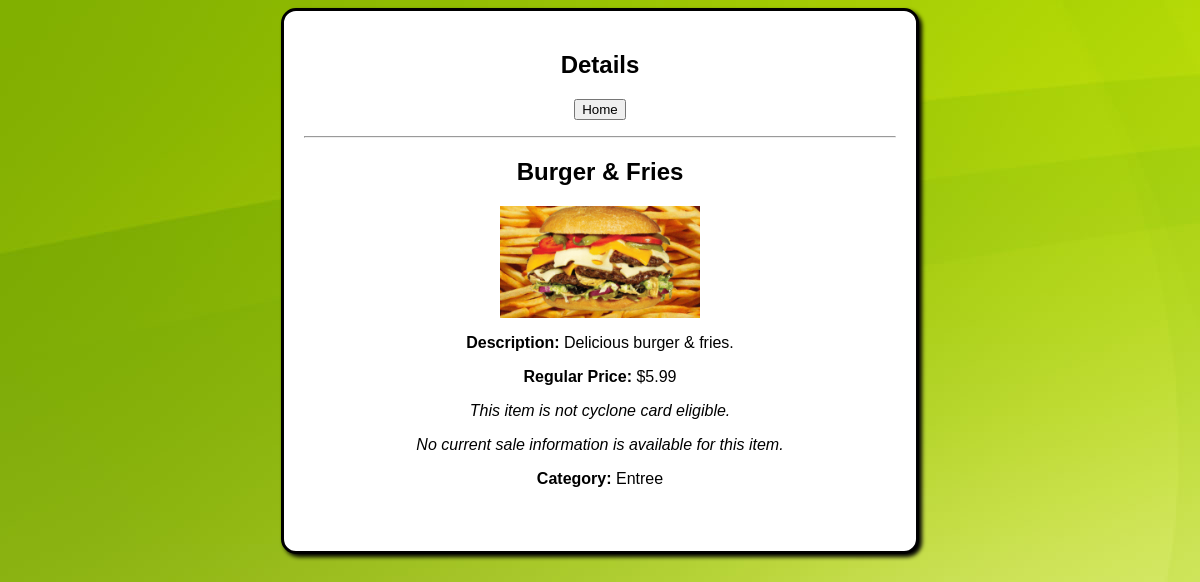
The app's page /food_item_details.php?id=32 with its own data.
### tables this page shows
CREATE TABLE IF NOT EXISTS `food` (
  `food_id` int(8) NOT NULL AUTO_INCREMENT,
  `food_name` varchar(125) NOT NULL,
  `food_description` varchar(250) DEFAULT NULL,
  `regular_price` float NOT NULL,
  `sale_price` float DEFAULT NULL,
  `sale_start_date` date DEFAULT NULL,
  `sale_end_date` date DEFAULT NULL,
  `on_sale` int(1) NOT NULL,
  `category_id` int(8) NOT NULL,
  `pic` varchar(250) NOT NULL,
  `cyclone_card_item` tinyint(1) NOT NULL,
  `cyclone_card_price` float DEFAULT NULL,
  PRIMARY KEY (`food_id`)
);

CREATE TABLE IF NOT EXISTS `category` (
  `category_id` int(8) NOT NULL AUTO_INCREMENT,
  `category_description` varchar(250) NOT NULL,
  PRIMARY KEY (`category_id`)
);

### food_item_details.php (the view, shortened to what this page needs)
<html>
	<head>
		<link rel="stylesheet" type="text/css" href="styles/style.css" />
	</head>
	<body>
		<div id="item_details_container">
			<?php
				echo "<h2>Details</h2>";
				echo"<form action='food_inventory_user.php?page=1' method='POST'>
						<input type='submit' value='Home' />
					</form>
					<hr />
				";
				$id = NULL;
				if(isset($_GET['id'])){
					$id = $_GET['id'];
				}
				display_food($id);
				function display_food($id){
					$sql = "SELECT f.food_id, f.food_name, f.food_description, f.regular_price, f.sale_price,
							f.sale_start_date, f.sale_end_date, f.category_id, pic, f.cyclone_card_item, f.cyclone_card_price, c.category_id, c.category_description
							FROM food f INNER JOIN category c ON c.category_id = f.category_id
							WHERE food_id = " . $id;
					$result = mysql_query($sql);
					while($row = mysql_fetch_array($result)){
						$current_date = date("Y-m-d");
						$current_date = date("Y-m-d", strtotime($current_date));
						$sale_start = date("Y-m-d", strtotime($row['sale_start_date']));
						$sale_end = date("Y-m-d", strtotime($row['sale_end_date']));
						$im = null;
						$default = 'default.jpg';
						$image = $row['pic'];
						if (ISSET($image) && $image != ''){
							$file ="Styles/pics/" . $image;
							$size = getimagesize($file);
							if ($size["mime"] == "image/jpeg"){
								$im = imagecreatefromjpeg($file);
							}else if ($size["mime"] =="image/gif"){
								$im = imagecreatefromgif($file);
							}else if ($size["mime"] =="image/png"){
								$im = imagecreatefrompng($file);
							}
							$w = imagesx($im);
							$h = imagesy($im);
							$tw=$w;
							$th=$h;
							if($w > 200){
								$ratio = 200 / $w;
								$th = $h * $ratio;
								$tw = $w * $ratio;
							}elseif($h > 220){
								$ratio = 220 / $h;
								$th = $h * $ratio;
								$tw = $w * $ratio;
							}
						}
						echo "<div class='food_item_div'>
							<h2>" . $row['food_name'] . "</h2>";
										if($image){
											echo '<td><img src ="Styles/pics/'.$image .'" height ="'.$th.'" width ="'.$tw  .'"></td>';
										}else{
											echo '<td><img src ="Styles/pics/'.$default .'" height ="'.$th.'" width ="'.$tw  .'"></td>';
										}
									echo "
									<p><strong>Description: </strong>".$row['food_description']."</p>
									<p><strong>Regular Price:</strong> $" . sprintf('%0.2f', $row['regular_price']) . " </p>"
						;
								if($row['cyclone_card_item'] == "1"){
									echo"<p><strong>This item is cyclone card eligible; it's cyclone card price is:</strong> $" . sprintf('%0.2f', $row['cyclone_card_price']) . " </p>";
								}else{
									echo"<p><i>This item is not cyclone card eligible.</i></p>";
								}
								if($row['sale_price'] != NULL && $row['sale_start_date'] != NULL && $row['sale_end_date'] != NULL){
									if(($current_date >= $sale_start) && ($current_date <= $sale_end)){
										echo"<p><strong>Sale Price:</strong> $" . sprintf('%0.2f', $row['sale_price']) . "</p>";
										echo"<p><strong>Sale Start Date:</strong>  " . format_date($row['sale_start_date']) . "</p>";
										echo"<p><strong>Sale End Date:</strong>  " . format_date($row['sale_end_date']) . "</p>";
									}else{
										echo"<p><i>No current sale information is available for this item.</i></p>";
									}
								}else{
									echo"<p><strong>No current sale information for this item.</strong></p>";
								}
								echo"<p><strong>Category:</strong>  " . $row['category_description'] . "</p>";
					}
				}
			?>
		</div>
	</body>
</html>

### Styles/style.css (style rules this page uses)
#item_details_container { background-color:#FFFFFF; margin-top:10px; margin: auto; min-height: 500px; width:50%; padding: 20px; border:3px solid black; -moz-border-radius:15px; border-radius:15px; -moz-box-shadow: 3px 3px 4px #000; -webkit-box-shadow: 3px 3px 4px #000; box-shadow: 3px 3px 4px #000; position: relative; }
.food_item_div img { vertical-align: middle; max-height: 250px; max-width: 200px; }
.food_item_div { width: 100%; }
body { background-color:#FFFFFF; text-align:center; font-family: Arial; background-image:url('BG_1_app.jpg'); COLOR:#000; }

### records on screen
food: food_name "Burger & Fries", pic (picture), food_description "Delicious burger & fries.", regular_price "5.99", cyclone_card_item "This item is not cyclone card eligible.", shows "No current sale information is available for this item.", category.category_description "Entree"
